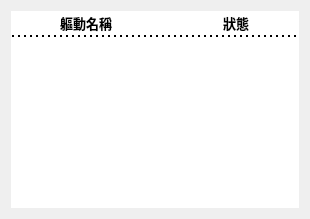
<?xml version="1.0" encoding="UTF-8"?>
<ui version="4.0">
 <class>InstallProgress</class>
 <widget class="QWidget" name="InstallProgress">
  <property name="geometry">
   <rect>
    <x>0</x>
    <y>0</y>
    <width>310</width>
    <height>219</height>
   </rect>
  </property>
  <property name="sizePolicy">
   <sizepolicy hsizetype="MinimumExpanding" vsizetype="MinimumExpanding">
    <horstretch>0</horstretch>
    <verstretch>0</verstretch>
   </sizepolicy>
  </property>
  <property name="windowTitle">
   <string>安裝狀態</string>
  </property>
  <layout class="QGridLayout" name="gridLayout">
   <item row="0" column="0">
    <widget class="QTableWidget" name="progr_table">
     <property name="sizePolicy">
      <sizepolicy hsizetype="Minimum" vsizetype="Minimum">
       <horstretch>0</horstretch>
       <verstretch>0</verstretch>
      </sizepolicy>
     </property>
     <property name="font">
      <font>
       <pointsize>10</pointsize>
      </font>
     </property>
     <property name="focusPolicy">
      <enum>Qt::NoFocus</enum>
     </property>
     <property name="contextMenuPolicy">
      <enum>Qt::PreventContextMenu</enum>
     </property>
     <property name="styleSheet">
      <string notr="true">QHeaderView::section {
	color: black;
	background-color:  rgb(255, 255, 255);
    border-width: 0px 0px 2px 0px;
    border-style: dotted;
}</string>
     </property>
     <property name="frameShape">
      <enum>QFrame::NoFrame</enum>
     </property>
     <property name="frameShadow">
      <enum>QFrame::Plain</enum>
     </property>
     <property name="lineWidth">
      <number>0</number>
     </property>
     <property name="verticalScrollBarPolicy">
      <enum>Qt::ScrollBarAsNeeded</enum>
     </property>
     <property name="horizontalScrollBarPolicy">
      <enum>Qt::ScrollBarAlwaysOff</enum>
     </property>
     <property name="editTriggers">
      <set>QAbstractItemView::NoEditTriggers</set>
     </property>
     <property name="tabKeyNavigation">
      <bool>false</bool>
     </property>
     <property name="showDropIndicator" stdset="0">
      <bool>false</bool>
     </property>
     <property name="dragDropOverwriteMode">
      <bool>false</bool>
     </property>
     <property name="selectionMode">
      <enum>QAbstractItemView::NoSelection</enum>
     </property>
     <property name="selectionBehavior">
      <enum>QAbstractItemView::SelectRows</enum>
     </property>
     <property name="verticalScrollMode">
      <enum>QAbstractItemView::ScrollPerItem</enum>
     </property>
     <property name="showGrid">
      <bool>false</bool>
     </property>
     <property name="gridStyle">
      <enum>Qt::SolidLine</enum>
     </property>
     <property name="wordWrap">
      <bool>true</bool>
     </property>
     <property name="cornerButtonEnabled">
      <bool>false</bool>
     </property>
     <attribute name="horizontalHeaderVisible">
      <bool>true</bool>
     </attribute>
     <attribute name="horizontalHeaderCascadingSectionResizes">
      <bool>true</bool>
     </attribute>
     <attribute name="horizontalHeaderMinimumSectionSize">
      <number>150</number>
     </attribute>
     <attribute name="horizontalHeaderDefaultSectionSize">
      <number>150</number>
     </attribute>
     <attribute name="horizontalHeaderHighlightSections">
      <bool>true</bool>
     </attribute>
     <attribute name="horizontalHeaderShowSortIndicator" stdset="0">
      <bool>false</bool>
     </attribute>
     <attribute name="horizontalHeaderStretchLastSection">
      <bool>false</bool>
     </attribute>
     <attribute name="verticalHeaderVisible">
      <bool>false</bool>
     </attribute>
     <attribute name="verticalHeaderCascadingSectionResizes">
      <bool>false</bool>
     </attribute>
     <attribute name="verticalHeaderHighlightSections">
      <bool>false</bool>
     </attribute>
     <column>
      <property name="text">
       <string>軀動名稱</string>
      </property>
      <property name="font">
       <font>
        <pointsize>10</pointsize>
        <weight>75</weight>
        <bold>true</bold>
       </font>
      </property>
     </column>
     <column>
      <property name="text">
       <string>狀態</string>
      </property>
      <property name="font">
       <font>
        <pointsize>10</pointsize>
        <weight>75</weight>
        <bold>true</bold>
       </font>
      </property>
     </column>
    </widget>
   </item>
  </layout>
 </widget>
 <resources/>
 <connections/>
</ui>
